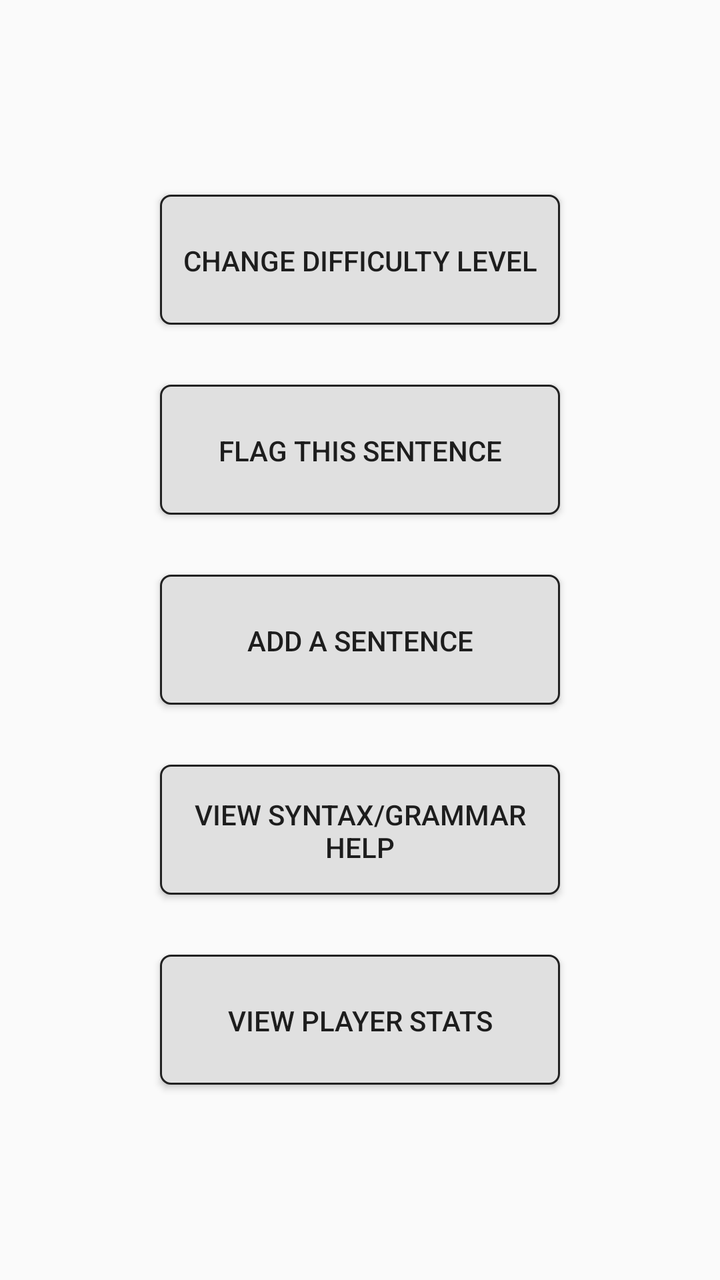
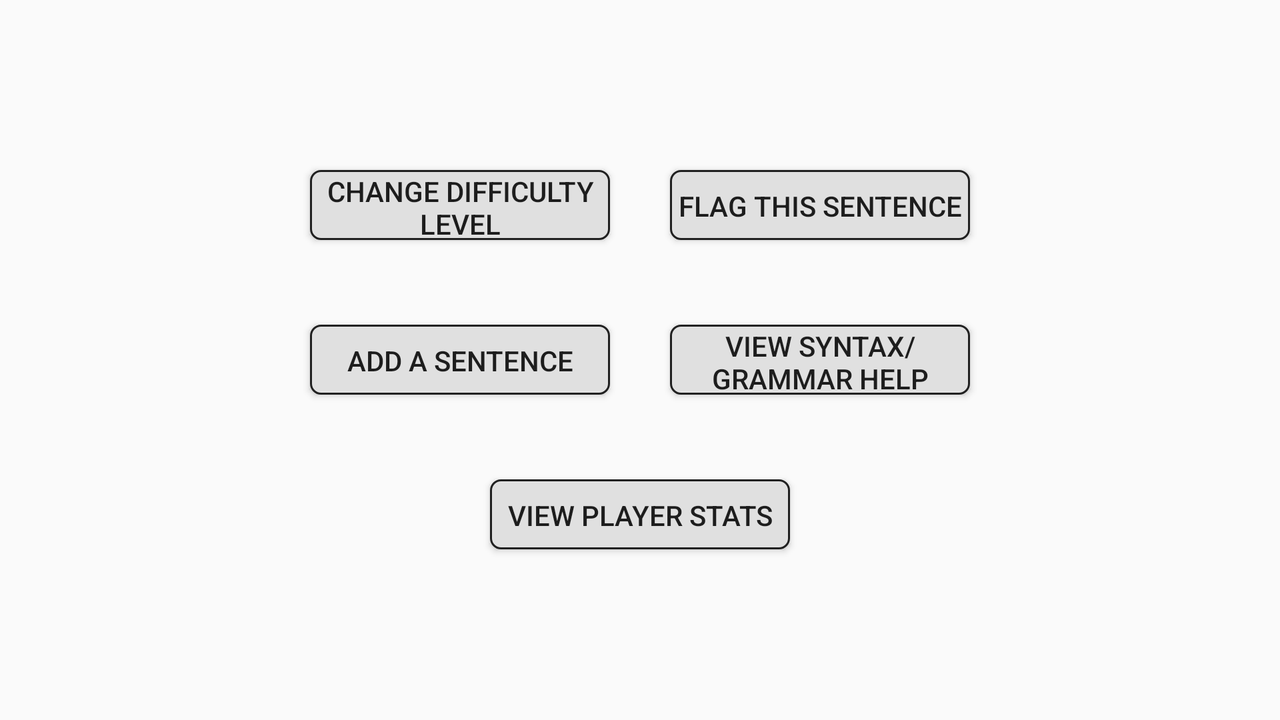

First picture: res/layout/ on a phone held upright. Second picture: the repository's own variant of that layout, on a device whose configuration matches the variant's folder. Source for both follows.
<!-- AndroidManifest.xml: application theme AppTheme -->
<!-- res/layout/activity_sfib_game_options.xml -->
<LinearLayout xmlns:android="http://schemas.android.com/apk/res/android"
              android:layout_width="match_parent"
              android:layout_height="match_parent"
              android:gravity="center"
              android:orientation="vertical"
              android:weightSum="4">

    <Button
        android:id="@+id/game_opt_but_diff"
        android:layout_width="200sp"
        android:layout_height="0sp"
        android:layout_weight="0.5"
        android:layout_marginBottom="15sp"
        android:background="@drawable/rounded_corner"
        android:text="@string/game_opt_but_diff"/>

    <Button
        android:id="@+id/game_opt_but_flag"
        android:layout_width="200sp"
        android:layout_height="0sp"
        android:layout_weight="0.5"
        android:layout_marginTop="15sp"
        android:layout_marginBottom="15sp"
        android:background="@drawable/rounded_corner"
        android:text="@string/game_opt_but_flag"/>

    <Button
        android:id="@+id/game_opt_but_add_sent"
        android:layout_width="200sp"
        android:layout_height="0sp"
        android:layout_weight="0.5"
        android:layout_marginTop="15sp"
        android:layout_marginBottom="15sp"
        android:background="@drawable/rounded_corner"
        android:text="@string/game_opt_but_add_sent"/>

    <Button
        android:id="@+id/game_opt_but_grammar_help"
        android:layout_width="200sp"
        android:layout_height="0sp"
        android:layout_weight="0.5"
        android:layout_marginTop="15sp"
        android:layout_marginBottom="15sp"
        android:background="@drawable/rounded_corner"
        android:text="@string/game_opt_but_grammar_help"/>

    <Button
        android:id="@+id/game_opt_but_player_stats"
        android:layout_width="200sp"
        android:layout_height="0sp"
        android:layout_weight="0.5"
        android:layout_marginTop="15sp"
        android:background="@drawable/rounded_corner"
        android:text="@string/game_opt_but_player_stats"/>

</LinearLayout>
<!-- resources referenced by this layout -->
<resources>
  <!-- drawable rounded_corner (drawable) -->
  <?xml version="1.0" encoding="utf-8"?>
  
  <shape xmlns:android="http://schemas.android.com/apk/res/android" >
      <stroke
          android:width="1sp"
          android:color="#212121" />
  
      <solid android:color="#E0E0E0" />
  
      <padding
          android:left="1sp"
          android:right="1sp"
          android:top="1sp" />
  
      <corners android:radius="5sp" />
  </shape>
  <string name="game_opt_but_add_sent">Add A Sentence</string>
  <string name="game_opt_but_diff">Change Difficulty Level</string>
  <string name="game_opt_but_flag">Flag This Sentence</string>
  <string name="game_opt_but_grammar_help">View Syntax/Grammar Help</string>
  <string name="game_opt_but_player_stats">View Player Stats</string>
  <style name="AppTheme" parent="Theme.AppCompat.Light.DarkActionBar">
          
      </style>
</resources>
<!-- res/layout-land/activity_sfib_game_options.xml (the repository's variant of the layout above) -->
<!-- drawn on the phone turned sideways -->
<LinearLayout xmlns:android="http://schemas.android.com/apk/res/android"
              android:layout_width="match_parent"
              android:layout_height="match_parent"
              android:gravity="center"
              android:orientation="vertical"
              android:weightSum="6">
    <LinearLayout
        android:layout_width="wrap_content"
        android:layout_height="wrap_content"
        android:orientation="horizontal"
        android:gravity="center"
        android:layout_weight="1">
        <Button
            android:id="@+id/game_opt_but_diff"
            android:layout_width="150sp"
            android:layout_height="35sp"
            android:layout_weight="0.5"
            android:layout_marginRight="15sp"
            android:layout_marginLeft="15sp"
            android:background="@drawable/rounded_corner"
            android:text="@string/game_opt_but_diff"/>

        <Button
            android:id="@+id/game_opt_but_flag"
            android:layout_width="150sp"
            android:layout_height="35sp"
            android:layout_weight="0.5"
            android:layout_marginRight="15sp"
            android:layout_marginLeft="15sp"
            android:background="@drawable/rounded_corner"
            android:text="@string/game_opt_but_flag"/>
    </LinearLayout>

    <LinearLayout
        android:layout_width="wrap_content"
        android:layout_height="wrap_content"
        android:orientation="horizontal"
        android:gravity="center"
        android:layout_weight="1">

        <Button
            android:id="@+id/game_opt_but_add_sent"
            android:layout_width="150sp"
            android:layout_height="35sp"
            android:layout_weight="0.5"
            android:layout_marginRight="15sp"
            android:layout_marginLeft="15sp"
            android:background="@drawable/rounded_corner"
            android:text="@string/game_opt_but_add_sent"/>

        <Button
            android:id="@+id/game_opt_but_grammar_help"
            android:layout_width="150sp"
            android:layout_height="35sp"
            android:layout_weight="0.5"
            android:layout_marginRight="15sp"
            android:layout_marginLeft="15sp"
            android:background="@drawable/rounded_corner"
            android:text="@string/game_opt_but_grammar_help"/>
    </LinearLayout>

    <LinearLayout
        android:layout_width="wrap_content"
        android:layout_height="wrap_content"
        android:orientation="horizontal"
        android:gravity="center"
        android:layout_weight="1">

    <Button
        android:id="@+id/game_opt_but_player_stats"
        android:layout_width="150sp"
        android:layout_height="35sp"
        android:layout_weight="0.5"
        android:layout_marginRight="15sp"
        android:layout_marginLeft="15sp"
        android:background="@drawable/rounded_corner"
        android:text="@string/game_opt_but_player_stats"/>

    </LinearLayout>

</LinearLayout>
